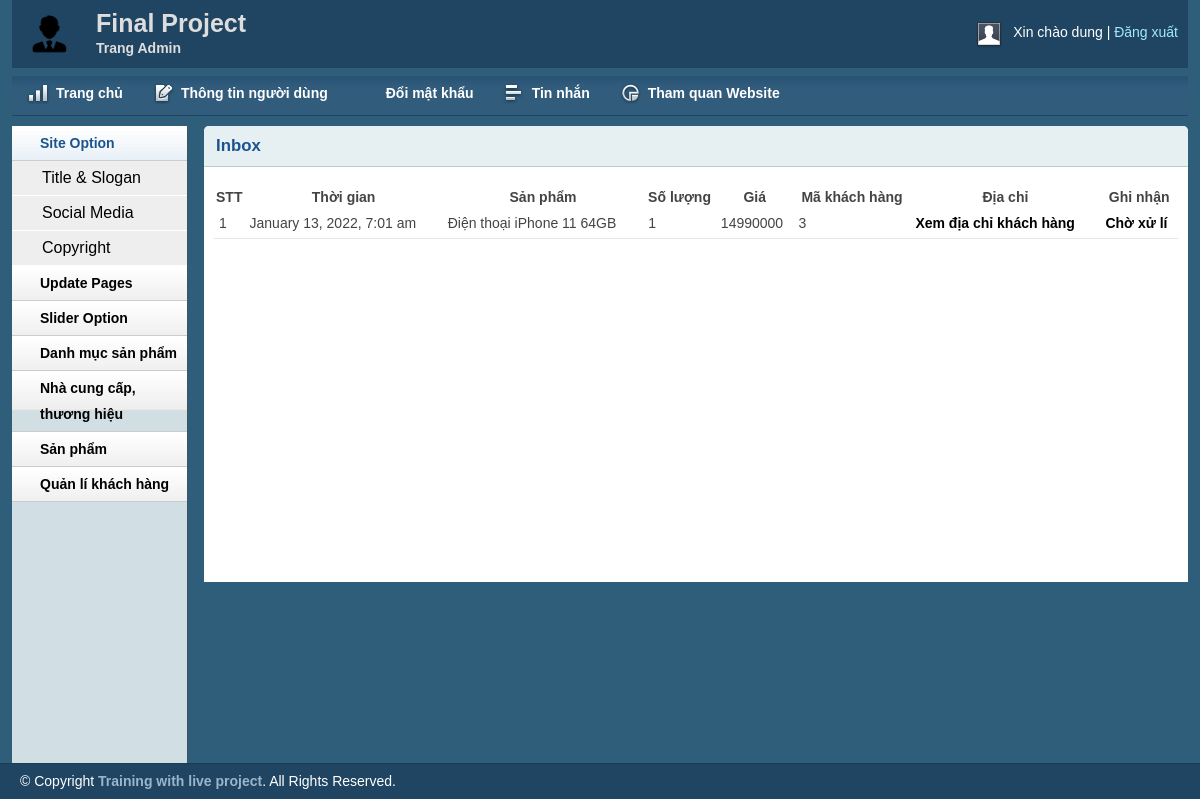
The page /admin/inbox.php (signed in) on the database as committed earlier.
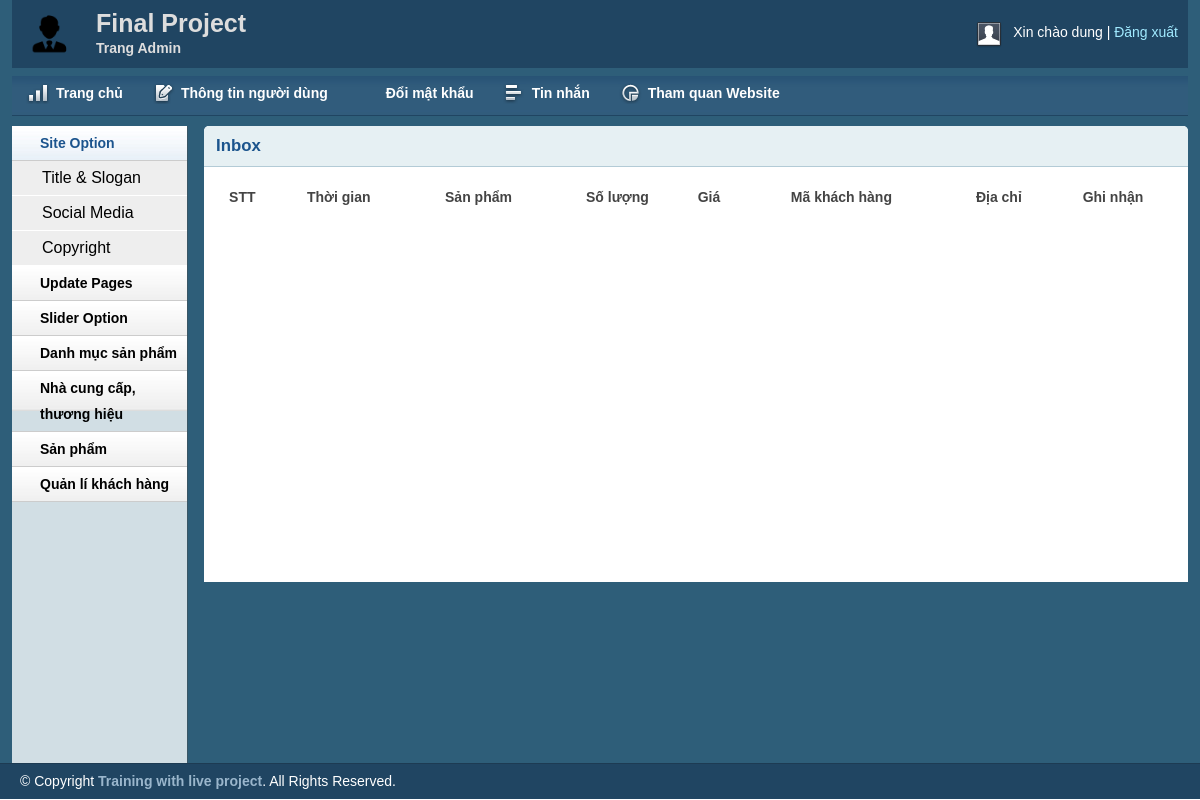
The same page on the database as committed later.
### tables this page shows
CREATE TABLE `tbl_order` (
  `id` int(11) NOT NULL,
  `productId` int(11) NOT NULL,
  `productName` varchar(255) NOT NULL,
  `customer_id` int(11) NOT NULL,
  `quantity` int(11) NOT NULL,
  `price` varchar(255) NOT NULL,
  `image` varchar(255) NOT NULL,
  `status` int(11) NOT NULL DEFAULT 0,
  `date_order` timestamp NOT NULL DEFAULT current_timestamp()
);

### lib/session.php (called while the page is built, shortened)
<?php
class Session{
 public static function get($key){
    if (isset($_SESSION[$key])) {
     return $_SESSION[$key];
    } else {
     return false;
    }
 }
}
?>

### lib/database.php (called while the page is built, shortened)
<?php
Class Database{
   public $host   = DB_HOST;
   public $user   = DB_USER;
   public $pass   = DB_PASS;
   public $dbname = DB_NAME;
   public $link;
private function connectDB(){
   $this->link = new mysqli($this->host, $this->user, $this->pass,
    $this->dbname,"3307");
 }
public function select($query){
  $result = $this->link->query($query) or
   die($this->link->error.__LINE__);
  if($result->num_rows > 0){
    return $result;
  } else {
    return false;
  }
 }
}

### classes/cart.php (called while the page is built, shortened)
<?php
    $filepath = realpath(dirname(__FILE__));
     include_once  ($filepath.'/../lib/database.php');
     include_once  ($filepath.'/../helpers/format.php');
?>
<?php
        class cart
        {
            private $db;
            public function __construct()
            {
                $this->db = new Database();
            }
            public function get_inbox_cart(){
                $query = "SELECT * FROM tbl_order Order by date_order";
                $get_inbox_cart= $this->db->select($query);
                return $get_inbox_cart;
            }
        }
?>

### helpers/format.php (called while the page is built, shortened)
<?php
class Format{
 public function formatDate($date){
    return date('F j, Y, g:i a', strtotime($date));
 }
}
?>

### admin/inbox.php (the view, shortened to what this page needs)
<?php include 'inc/header.php';?>
<?php include 'inc/sidebar.php';?>
<?php
$filepath = realpath(dirname(__FILE__));
include_once ($filepath.'/../classes/cart.php');
include_once ($filepath.'/../classes/customer.php');
include_once ($filepath.'/../helpers/format.php');
?>
        <div class="grid_10">
            <div class="box round first grid">
                <h2>Inbox</h2>
                <div class="block">
                    <table class="data display datatable" id="example">
					<thead>
						<tr>
							<th>STT</th>
							<th>Thời gian</th>
							<th>Sản phẩm</th>
							<th>Số lượng</th>
							<th>Giá</th>
							<th>Mã khách hàng</th>
							<th>Địa chỉ</th>
							<th>Ghi nhận</th>
						</tr>
					</thead>
					<tbody>
						<?php
						$ct = new cart();
						$fm = new Format();
						$get_inbox_cart = $ct->get_inbox_cart();
						if($get_inbox_cart){
							$i=0;
							while($result = $get_inbox_cart->fetch_assoc()){
								$i++;
						?>
						<tr class="odd gradeX">
							<td><?php echo $i; ?></td>
							<td><?php echo $fm->formatDate($result['date_order']) ?></td>
							<td><?php echo $result['productName'] ?></td>
							<td><?php echo $result['quantity'] ?></td>
							<td><?php echo $result['price'] ?></td>
							<td><?php echo $result['customer_id'] ?></td>
							<td><a href="customer.php?customerid=<?php echo $result['customer_id'] ?>">Xem địa chỉ khách hàng</a></td>
							<td>
								<?php
								if($result['status']==0){
								?>
								<a href="?shiftid=<?php echo $result['id'] ?>&price=<?php echo $result['price'] ?>&time=<?php echo $result['date_order'] ?>">Chờ xử lí</a>
									<?php
								}elseif($result['status']==1){
								?>
								<?php
									echo 'Đang vận chuyển...';
									?>
								<?php
								}elseif($result['status']==2){
									?>
								<a href="?delid=<?php echo $result['id'] ?>&price=<?php echo $result['price'] ?>&time=<?php echo $result['date_order'] ?>">Đã nhận hàng / Xóa</a>
								<?php
								}
								?>
							</td>
						</tr>
						<?php
						}}
						?>
					</tbody>
				</table>
               </div>
            </div>
        </div>
<?php include 'inc/footer.php';?>

### admin/inc/header.php (shortened to what this page needs)
<?php
    include '../lib/session.php';
?>
<!DOCTYPE html>
<html>
<head>
    <link rel="stylesheet" type="text/css" href="css/reset.css" media="screen" />
    <link rel="stylesheet" type="text/css" href="css/text.css" media="screen" />
    <link rel="stylesheet" type="text/css" href="css/grid.css" media="screen" />
    <link rel="stylesheet" type="text/css" href="css/layout.css" media="screen" />
    <link rel="stylesheet" type="text/css" href="css/nav.css" media="screen" />
    <link href="css/table/demo_page.css" rel="stylesheet" type="text/css" />
</head>
<body>
    <div class="container_12">
        <div class="grid_12 header-repeat">
            <div id="branding">
                <div class="floatleft logo">
                    <img src="img/logoadminindex.png"  alt="Logo" />
				</div>
				<div class="floatleft middle">
					<h1>Final Project</h1>
					<p>Trang Admin</p>
				</div>
                <div class="floatright">
                    <div class="floatleft">
                        <img src="img/img-profile.jpg" alt="Profile Pic" /></div>
                    <div class="floatleft marginleft10">
                        <ul class="inline-ul floatleft">
                            <li>Xin chào <?php echo Session::get('adminName') ?></li>
                            <li><a href="?action=logout">Đăng xuất</a></li>
                        </ul>
                    </div>
                </div>
            </div>
        </div>
        <div class="grid_12">
            <ul class="nav main">
                <li class="ic-dashboard"><a href="index.php"><span>Trang chủ</span></a> </li>
                <li class="ic-form-style"><a href=""><span>Thông tin người dùng</span></a></li>
				<li class="ic-typography"><a href="changepassword.php"><span>Đổi mật khẩu</span></a></li>
				<li class="ic-grid-tables"><a href="inbox.php"><span>Tin nhắn</span></a></li>
                <li class="ic-charts"><a href=""><span>Tham quan Website</span></a></li>
            </ul>
        </div>

### admin/inc/sidebar.php (shortened to what this page needs)
<div class="grid_2">
    <div class="box sidemenu">
        <div class="block" id="section-menu">
            <ul class="section menu">
               <li><a class="menuitem">Site Option</a>
                    <ul class="submenu">
                        <li><a href="titleslogan.php">Title & Slogan</a></li>
                        <li><a href="social.php">Social Media</a></li>
                        <li><a href="copyright.php">Copyright</a></li>
                    </ul>
                </li>
                 <li><a class="menuitem">Update Pages</a>
                </li>
				<li><a class="menuitem">Slider Option</a>
                </li>
                <li><a class="menuitem">Danh mục sản phẩm</a>
                </li>
                <li><a class="menuitem">Nhà cung cấp, thương hiệu</a>
                </li>
                <li><a class="menuitem">Sản phẩm</a>
                </li>
                <li><a class="menuitem">Quản lí khách hàng</a>
                </li>
            </ul>
        </div>
    </div>
</div>

### admin/inc/footer.php (shortened to what this page needs)
    </div>
    <div id="site_info">
        <p>
         &copy; Copyright <a href="http://trainingwithliveproject.com">Training with live project</a>. All Rights Reserved.
        </p>
    </div>
</body>
</html>

### admin/css/layout.css (style rules this page uses)
body { background: #fff none repeat scroll 0 0; color: #444; font-size: 14px; padding: 0; }
.floatleft { float:left; }
.logo img { margin-top: -15px; width: 52px; }
.middle { margin-left: 22px; margin-top: -14px; }
.middle h1 { color:#ddd;margin:0 }
.middle p { color: #ddd; margin: 0; font-weight: bold; }
.floatright { float:right; }
.inline-ul li { display:inline; color:#fff; }
.marginleft10 { margin-left:10px; }
a { color: #000; font-weight:bold; text-decoration: none; }
.container_12, .container_16 { background:#2E5E79; }
h1, h2, h3, h4, h5, h6 { line-height:1.2em; margin-bottom:.3em; }
h2 { margin-top:1em; }
#branding { font-weight: normal; margin-bottom: 0; padding: 22px 10px 3px; text-align: left; }
.header-repeat { background:url(../img/header-repeat.jpg) repeat-x; }
#branding a { color:#A1EAFF; font-weight:normal; }
#branding a:before { content:" | "; color:#fff; }
#branding ul, #branding ul li { margin:0px; padding:0px; }
#branding li { padding:0px 0px 0px 0px !important; }
.box { background:#fff; margin-bottom:20px; padding:10px 10px 10px 10px; margin-left:-8px; }
.box.grid { padding-bottom:40px; }
.box.round { -moz-border-radius: 5px 5px 0px 0px; -webkit-border-radius: 5px 5px 0px 0px; border-radius: 5px 5px 0px 0px; }
.box h2 { font-size:1.2em; font-weight:bold; color:#1B548D; background:#E6F0F3; margin:-10px -10px 0 -10px; padding:10px 12px; border-bottom:1px solid #B3CBD6; -moz-border-radius: 5px 5px 0px 0px; -webkit-border-radius: 5px 5px 0px 0px; border-radius: 5px 5px 0px 0px; }
.box.first { min-height: 406px; }
.block { padding-top:20px; }
.box.sidemenu { background-color:#D1DEE4; border-right:1px solid #3A5665; padding:0px; margin:0px; cursor:pointer; }
.box.sidemenu .block { padding-top:0px; margin-top:0px; }
p { margin-bottom:1em; }
ul, ol { padding-top:0; }
ul.menu { list-style:none; border-top:1px solid #bbb; }
ul.menu li { margin:0; }
ul.menu li a { display:block; padding:4px 10px; border-bottom:1px solid #ccc; }
ul.menu ul { list-style:none; margin:0; }
ul.menu ul li a { padding-left:30px; }
ul.section { border-top:0; margin-bottom:0; }
ul.section li a { background:url(../img/sidemenu-repeat.jpg) repeat-x; line-height:26px; padding-left:28px; }
ul.section li li a { background:#ddd; border-bottom:1px solid #eee; }
ul.section ul li { text-transform:none; }
ul.section ul.current li a { background: #eee none repeat scroll 0 0; border-bottom: 1px solid #fff; font-size: 16px; font-weight: normal; }
ul.section li a.current { color:#1B548D; background:url(../img/sidemenu-repeat-hover.jpg) repeat-x; }
#site_info { color:#fff; background:#204562; border-top:1px solid #1d3b53; padding-left:20px; }
#site_info p { line-height:35px; margin-bottom:0px; }
#site_info a { color:#9ab6cc; }
.block { padding-bottom:1px; }
table.display { margin: 0 auto; clear: both; width: 100%; }
tr.odd { height: 30px; line-height: 30px; border-bottom:1px solid #e6e6e6; }
tr.odd td, tr.even td { padding-left:5px; }

Rows that differ between the two databases and show on the page:
removed tbl_order: date_order "January 13, 2022, 7:01 am", productName "Điện thoại iPhone 11 64GB", quantity "1", price "14990000", customer "3"
